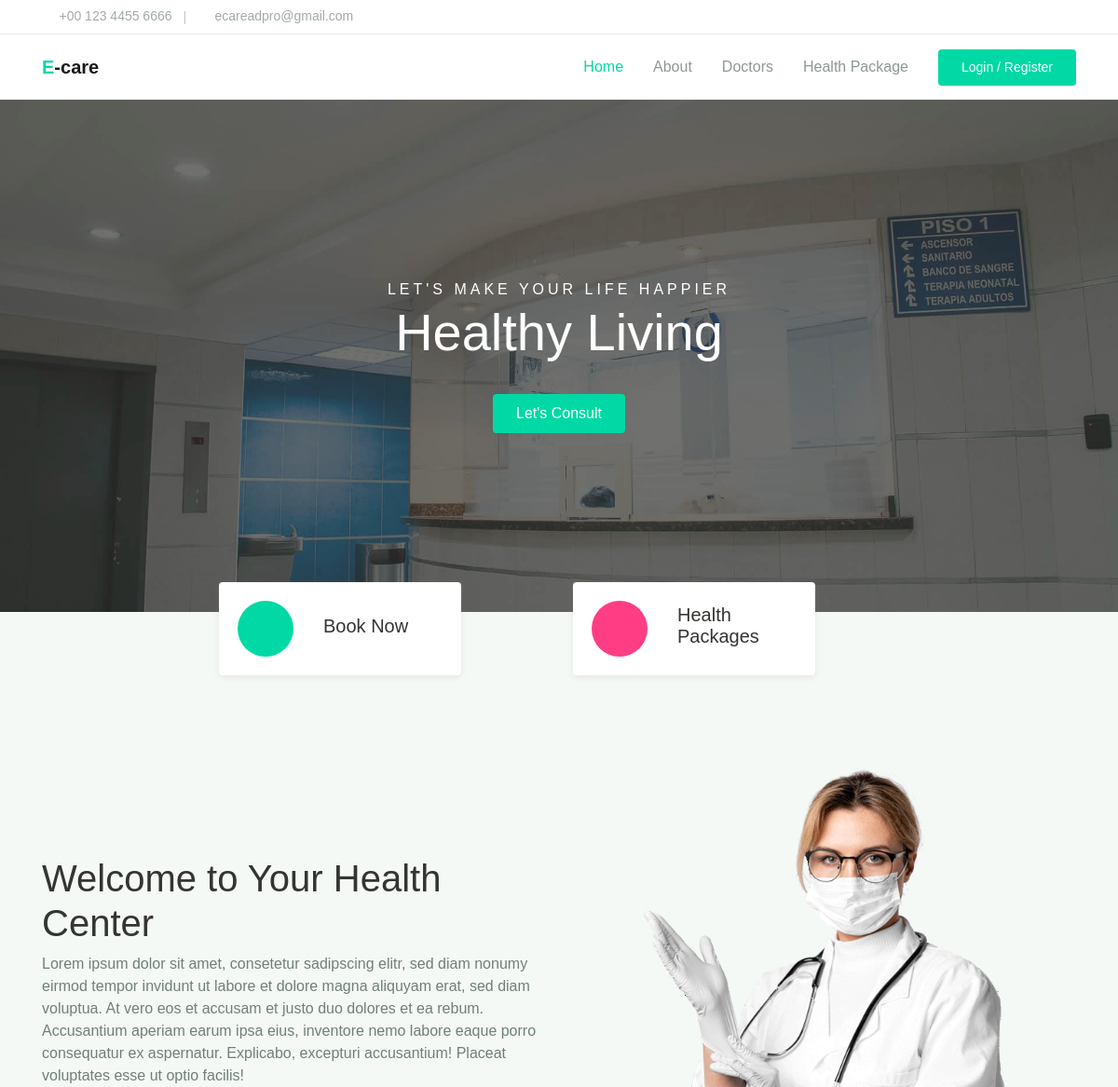
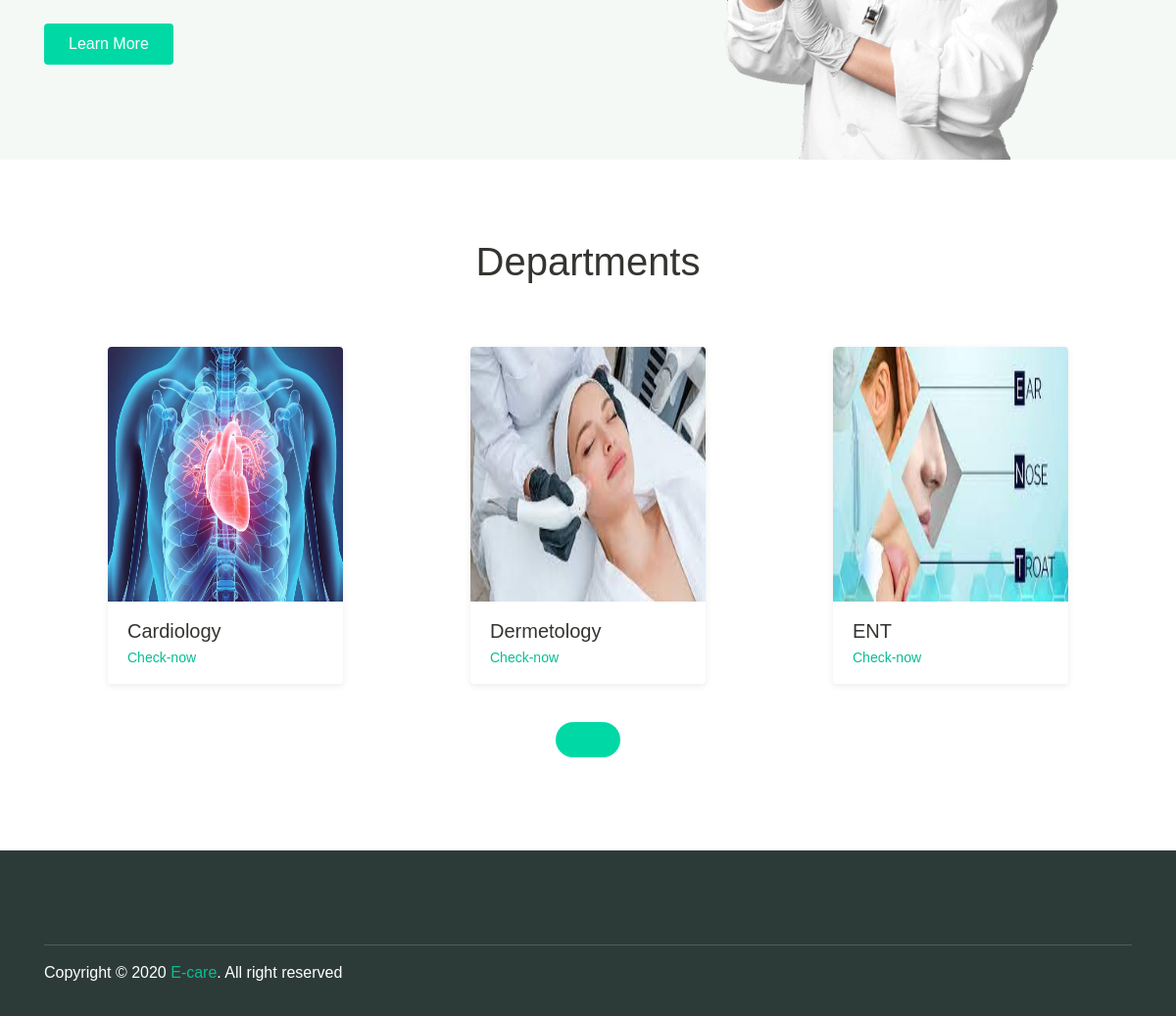
The page / on the database its author committed (2 pictures, top to bottom).
### tables this page shows
CREATE TABLE `department` (
  `Dept_id` int(11) NOT NULL,
  `Dept_name` varchar(50) NOT NULL,
  `Dept_pic` varchar(50) NOT NULL,
  `Dept_about` varchar(500) NOT NULL
);

### index.php (the view, shortened to what this page needs)
<?php
include "connect.php";
?>
<!DOCTYPE html>
<html lang="en">
<head>
    <link rel="stylesheet" href="user/assets/css/maicons.css">
    <link rel="stylesheet" href="user/assets/css/bootstrap.css">
    <link rel="stylesheet" href="user/assets/vendor/owl-carousel/css/owl.carousel.css">
    <link rel="stylesheet" href="user/assets/vendor/animate/animate.css">
    <link rel="stylesheet" href="user/assets/css/theme.css">
</head>
<body>
    <header>
        <div class="topbar">
            <div class="container">
                <div class="row">
                    <div class="col-sm-8 text-sm">
                        <div class="site-info">
                            <a href="#"><span class="mai-call text-primary"></span> +00 123 4455 6666</a>
                            <span class="divider">|</span>
                            <a href="#"><span class="mai-mail text-primary"></span> ecareadpro@gmail.com</a>
                        </div>
                    </div>
                    <div class="col-sm-4 text-right text-sm">
                        <div class="social-mini-button">
                            <a href="#"><span class="mai-logo-facebook-f"></span></a>
                            <a href="#"><span class="mai-logo-twitter"></span></a>
                            <a href="#"><span class="mai-logo-dribbble"></span></a>
                            <a href="#"><span class="mai-logo-instagram"></span></a>
                        </div>
                    </div>
                </div>
            </div>
        </div>
        <nav class="navbar navbar-expand-lg navbar-light shadow-sm">
            <div class="container">
                <a class="navbar-brand" href="#"><span class="text-primary">E</span>-care</a>
                <div class="collapse navbar-collapse" id="navbarSupport">
                    <ul class="navbar-nav ml-auto">
                        <li class="nav-item active">
                            <a class="nav-link" href="index.php"> Home</a>
                        </li>
                        <li class="nav-item">
                            <a class="nav-link" href="user/html/about.php">About</a>
                        </li>
                        <li class="nav-item">
                            <a class="nav-link" href="user/html/doctors.php">
                                Doctors
                            </a>
                        </li>
                        <li class="nav-item">
                            <a class="nav-link" href="user/html/blog.php">Health Package</a>
                        </li>
                        <?php if (!isset($_SESSION['userid'])) { ?> <li class="nav-item">
                                <a class="btn btn-primary ml-lg-3" href="login.php">Login / Register</a>
                            </li><?php } ?>
                    </ul>
                </div>
            </div>
        </nav>
    </header>
    <div class="page-hero bg-image overlay-dark" style="background-image: url(user/assets/img/bg_image_1.jpg);">
        <div class="hero-section">
            <div class="container text-center wow zoomIn">
                <span class="subhead">Let's make your life happier</span>
                <h1 class="display-4">Healthy Living</h1>
                <a href="#" class="btn btn-primary">Let's Consult</a>
            </div>
        </div>
    </div>
    <div class="bg-light">
        <div class="page-section py-3 mt-md-n5 custom-index">
            <div class="container">
                <div class="row justify-content-center">
                    <div class="col-md-4 py-3 py-md-0">
                        <div class="card-service wow fadeInUp">
                            <div class="circle-shape bg-primary text-white">
                                <a href="user/html/doctors.php" style="text-decoration:none;color:white;"><span class="mai-shield-checkmark"></span></a>
                            </div>
                            <p><span>Book Now</span></p>
                        </div>
                    </div>
                    <div class="col-md-4 py-3 py-md-0">
                        <div class="card-service wow fadeInUp">
                            <div class="circle-shape bg-accent text-white">
                                <a href="user/html/blog.php" style="text-decoration:none;color:white;"> <span class="mai-basket"></span></a>
                            </div>
                            <p><span>Health Packages</span></p>
                        </div>
                    </div>
                </div>
            </div>
        </div>
        <div class="page-section pb-0">
            <div class="container">
                <div class="row align-items-center">
                    <div class="col-lg-6 py-3 wow fadeInUp">
                        <h1>Welcome to Your Health <br> Center</h1>
                        <p class="text-grey mb-4">Lorem ipsum dolor sit amet, consetetur sadipscing elitr, sed diam
                            nonumy eirmod
                            tempor invidunt ut labore et dolore magna aliquyam erat, sed diam voluptua. At vero eos et
                            accusam et
                            justo duo dolores et ea rebum. Accusantium aperiam earum ipsa eius, inventore nemo labore
                            eaque porro
                            consequatur ex aspernatur. Explicabo, excepturi accusantium! Placeat voluptates esse ut
                            optio facilis!</p>
                        <a href="about.php" class="btn btn-primary">Learn More</a>
                    </div>
                    <div class="col-lg-6 wow fadeInRight" data-wow-delay="400ms">
                        <div class="img-place custom-img-1">
                            <img src="user/assets/img/bg-doctor.png" alt="">
                        </div>
                    </div>
                </div>
            </div>
        </div>
    </div>
    <div class="page-section">
        <div class="container">
            <h1 class="text-center mb-5 wow fadeInUp">Departments</h1>
            <div class="owl-carousel wow fadeInUp" id="doctorSlideshow">
                <?php
                $qr =  mysqli_query($con, "select *from department");
                while ($r =  mysqli_fetch_array($qr)) {
                ?>
                    <div class="item">
                        <div class="card-doctor">
                            <div class="header">
                                <img src="Admin-panel/images/<?php echo $r['Dept_pic']; ?>" alt="" height="100%">
                            </div>
                            <div class="body">
                                <p class="text-xl mb-0"><?php echo $r['Dept_name']; ?></p>
                                <span class="text-sm text-grey"><a href="user/html/doc.php?did=<?php echo $r['Dept_id'];  ?>&d=1" style="text-decoration:none">Check-now</a></span>
                            </div>
                        </div>
                    </div>
                <?php
                }
                ?>
            </div>
        </div>
    </div>
    <?php include "user/html/footer.php" ?>
</body>
</html>

### user/html/footer.php
<footer class="page-footer">
    <div class="container">
        <hr>
        <p id="copyright">Copyright &copy; 2020 <a href="https://macodeid.com/" target="_blank">E-care</a>.
            All
            right reserved</p>
    </div>
</footer>

### rows shown on the page
department: Dept_pic (picture), Dept_name "Cardiology"
department: Dept_pic (picture), Dept_name "Dermetology"
department: Dept_pic (picture), Dept_name "ENT"
